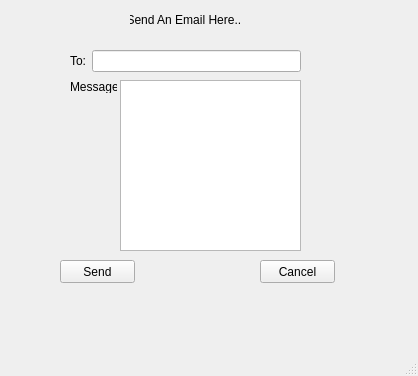
<?xml version="1.0" encoding="UTF-8"?>
<ui version="4.0">
 <class>Email</class>
 <widget class="QMainWindow" name="Email">
  <property name="geometry">
   <rect>
    <x>0</x>
    <y>0</y>
    <width>418</width>
    <height>376</height>
   </rect>
  </property>
  <property name="windowTitle">
   <string>MainWindow</string>
  </property>
  <widget class="QWidget" name="centralwidget">
   <widget class="QLabel" name="label">
    <property name="geometry">
     <rect>
      <x>130</x>
      <y>10</y>
      <width>111</width>
      <height>20</height>
     </rect>
    </property>
    <property name="text">
     <string>Send An Email Here...</string>
    </property>
    <property name="alignment">
     <set>Qt::AlignCenter</set>
    </property>
   </widget>
   <widget class="QWidget" name="formLayoutWidget">
    <property name="geometry">
     <rect>
      <x>70</x>
      <y>50</y>
      <width>231</width>
      <height>31</height>
     </rect>
    </property>
    <layout class="QFormLayout" name="formLayout">
     <item row="0" column="0">
      <widget class="QLabel" name="label_3">
       <property name="text">
        <string>To:</string>
       </property>
      </widget>
     </item>
     <item row="0" column="1">
      <widget class="QLineEdit" name="lineEdit_2"/>
     </item>
    </layout>
   </widget>
   <widget class="QLabel" name="label_4">
    <property name="geometry">
     <rect>
      <x>70</x>
      <y>80</y>
      <width>47</width>
      <height>13</height>
     </rect>
    </property>
    <property name="text">
     <string>Message:</string>
    </property>
   </widget>
   <widget class="QTextEdit" name="textEdit">
    <property name="geometry">
     <rect>
      <x>120</x>
      <y>80</y>
      <width>181</width>
      <height>171</height>
     </rect>
    </property>
   </widget>
   <widget class="QPushButton" name="pushButton">
    <property name="geometry">
     <rect>
      <x>60</x>
      <y>260</y>
      <width>75</width>
      <height>23</height>
     </rect>
    </property>
    <property name="text">
     <string>Send</string>
    </property>
   </widget>
   <widget class="QPushButton" name="pushButton_2">
    <property name="geometry">
     <rect>
      <x>260</x>
      <y>260</y>
      <width>75</width>
      <height>23</height>
     </rect>
    </property>
    <property name="text">
     <string>Cancel</string>
    </property>
   </widget>
  </widget>
  <widget class="QStatusBar" name="statusbar"/>
 </widget>
 <resources/>
 <connections/>
</ui>
